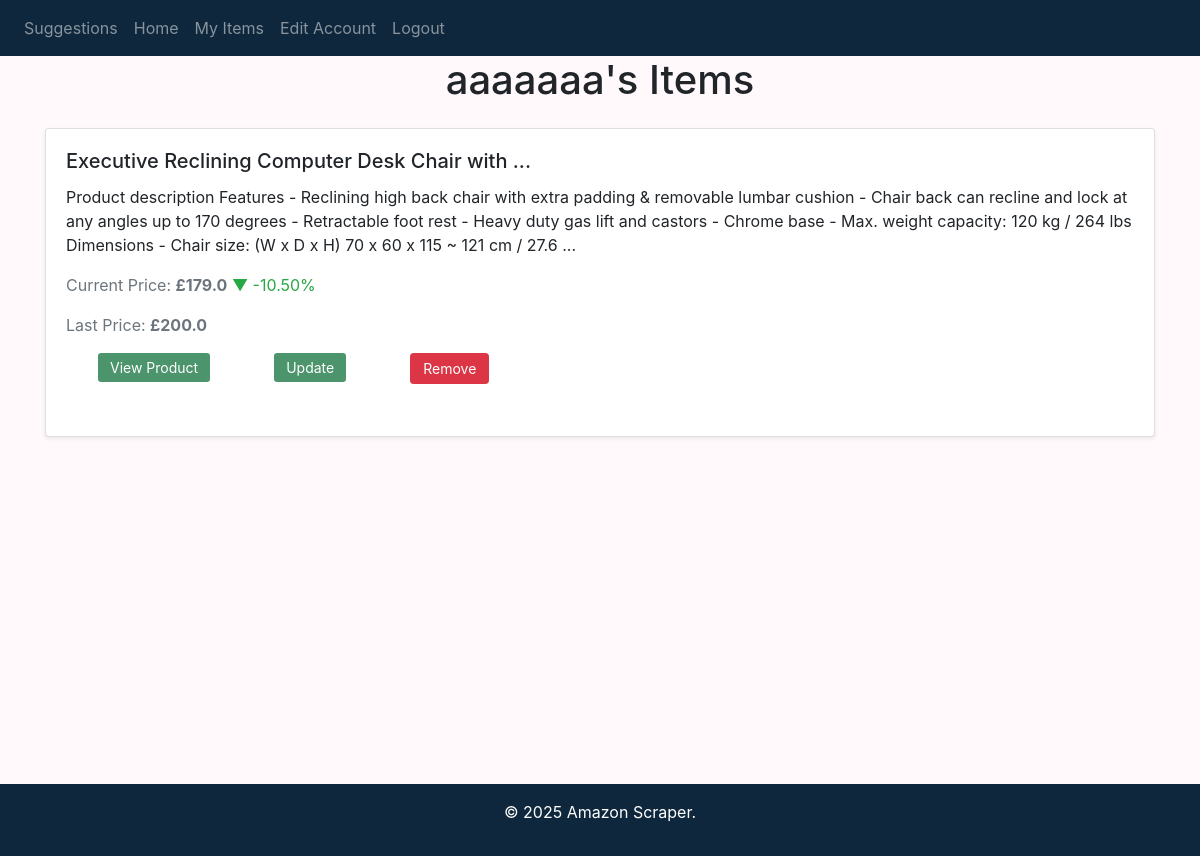
The app's page /usersitems (signed in), older data.
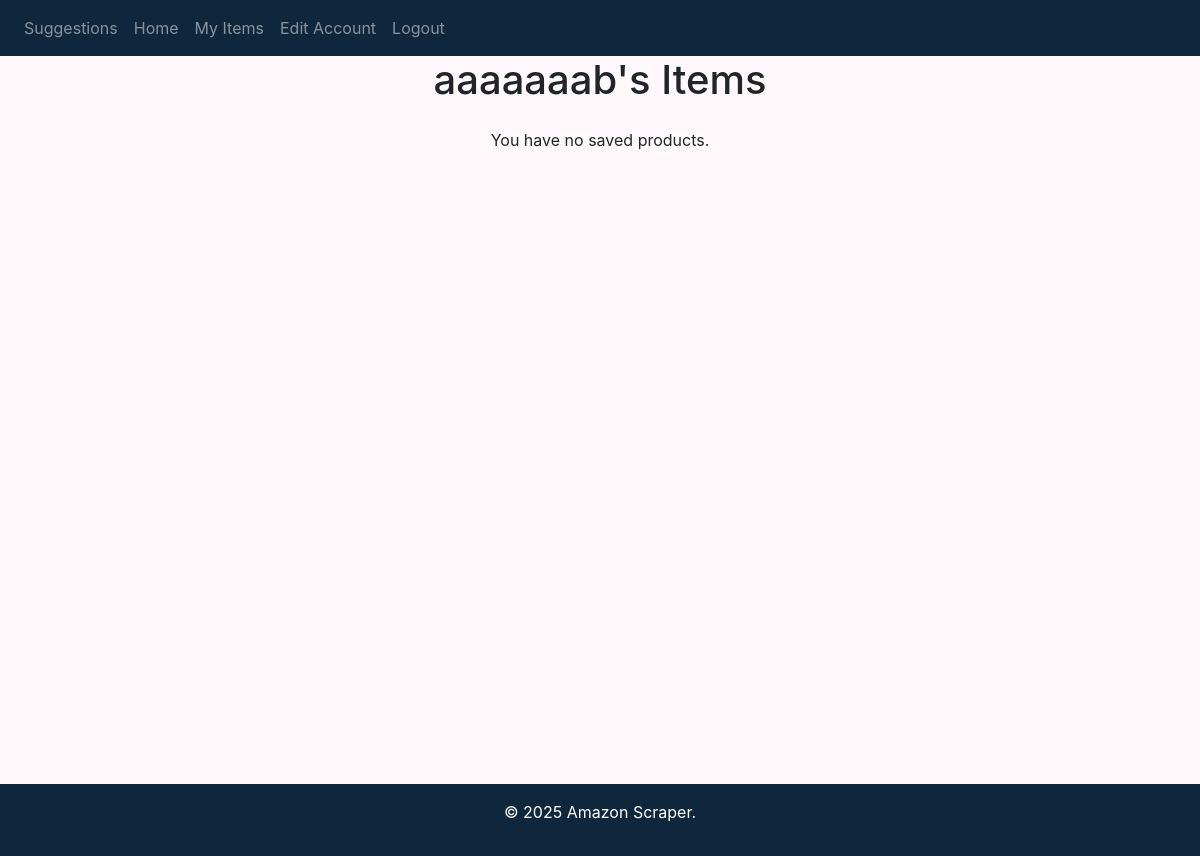
The same page, newer data.
### website/models.py (models this page shows)
class User(db.Model, UserMixin):
    id = db.Column(db.Integer, primary_key=True)
    email = db.Column(db.String(150), unique=True)
    password = db.Column(db.String(150))
    first_Name = db.Column(db.String(150))  # ✅ Matches `signup` function
    products = db.relationship('Product', secondary=user_product_association, backref='users')

class Product(db.Model):
    id = db.Column(db.Integer, primary_key=True)
    link = db.Column(db.String(1000), nullable=False)
    title = db.Column(db.String(300))
    description = db.Column(db.Text)
    price = db.Column(db.String(100))  # Current/latest price
    last_price = db.Column(db.String(100))  # Previous price

### website/auth.py (the view)
@auth.route('/usersitems', methods=['GET', 'POST'])
@login_required
def load_items():
    user_name = current_user.first_Name
    user_products = current_user.products  # This will retrieve all associated products
    return render_template("useritems.html", user=current_user, user_name=user_name, products=user_products)

### website/__init__.py (called while the page is built)
def create_app():
    app = Flask(__name__)
    app.config['SECRET_KEY'] = 'your_secret_key'  # Change this in production!
    app.config['SQLALCHEMY_DATABASE_URI'] = f'sqlite:///{DB_NAME}'
    db.init_app(app)
    from .views import views
    from .auth import auth  # Import the auth blueprint here
    app.register_blueprint(views, url_prefix='/')  # Register views blueprint
    app.register_blueprint(auth)  # Remove the '/auth' prefix here
    from .models import User, Product
    create_database(app)  # Create the database by calling this function
    login_manager = LoginManager()
    login_manager.login_view = 'auth.login'
    login_manager.init_app(app)
    @login_manager.user_loader
    def load_user(id):
        return User.query.get(int(id))
    return app

### website/templates/useritems.html (shortened to what this page needs)
{% extends "base.html" %}
{% block content %}
<h1 class="text-center mb-4">{{ user_name }}'s Items</h1>
{% for product in products %}
<div class="card shadow-sm mb-3">
    <div class="card-body">
        <h5 class="card-title">{{ product.title[:45] }}{% if product.title|length > 45 %}...{% endif %}</h5>
        <p class="card-text">{{ product.description[:350] }}{% if product.description|length > 350 %}...{% endif %}</p>
        {% set price = product.price|float %}
        {% set last_price = product.last_price|float %}
        {% set price_change = ((price - last_price) / last_price * 100) if last_price else 0 %}
        <p class="text-muted">
            Current Price: <strong>£{{ price }}</strong>
            {% if price > last_price %}
                <span class="text-danger">&#9650; {{ "%.2f"|format(price_change) }}%</span>
            {% elif price < last_price %}
                <span class="text-success">&#9660; {{ "%.2f"|format(price_change) }}%</span>
            {% endif %}
        </p>
        <p class="text-muted">Last Price: <strong>£{{ last_price }}</strong></p>
       <div class="d-flex flex-column justify-evenly flex-sm-row align-items-start align-sm-center gap-2">
            <form action="{{ product.link }}" method="GET" target="_blank" class="productoptions">
                <button type="submit" class="btn btn-primary btn-sm">View Product</button>
            </form>
            <form action="{{ url_for('views.refresh_product', product_id=product.id, next=request.path) }}" method="POST" class="productoptions">
                <button type="submit" class="btn btn-primary btn-sm">Update</button>
            </form>
            <form action="{{ url_for('auth.remove_product', product_id=product.id) }}" method="POST" class="productoptions">
                <button type="submit" class="btn btn-danger btn-sm">Remove</button>
            </form>
        </div>
    </div>
</div>
{% endfor %}
{% if not products %}
<p class="text-center">You have no saved products.</p>
{% endif %}
{% endblock %}

Row changes from the older to the newer data that the page shows:
no longer on this page (row unchanged): Product: title "Executive Reclining Computer Desk Chair with", description "Product description Features - Reclining high back chair with extra padding & removable lumbar cushion - Chair back can recline and lock at any angles up to 170 degrees - Retractable foot rest - Heavy duty gas lift and castors - Chrome base - Max. weight capacity: 120 kg / 264 lbs Dimensions - Chair size: (W x D x H) 70 x 60 x 115 ~ 121 cm / 27.6", price "179.0", price_change "-10.50", last_price "200.0"
changed User: first_Name "aaaaaaa" → "aaaaaaab"
Text that changed along with them:
text now shown: "You have no saved products."
